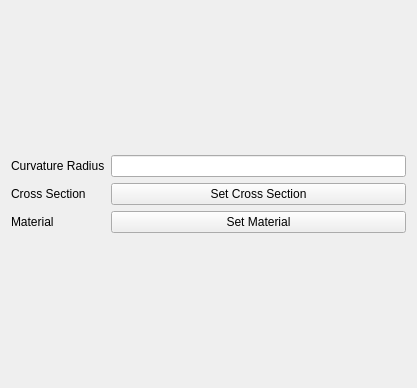
<?xml version="1.0" encoding="UTF-8"?>
<ui version="4.0">
 <class>Form</class>
 <widget class="QWidget" name="Form">
  <property name="geometry">
   <rect>
    <x>0</x>
    <y>0</y>
    <width>417</width>
    <height>388</height>
   </rect>
  </property>
  <property name="windowTitle">
   <string>Form</string>
  </property>
  <layout class="QGridLayout" name="gridLayout">
   <item row="0" column="0">
    <layout class="QGridLayout" name="gridLayout_2">
     <item row="0" column="0">
      <widget class="QLabel" name="label">
       <property name="text">
        <string>Curvature Radius</string>
       </property>
      </widget>
     </item>
     <item row="1" column="0">
      <widget class="QLabel" name="label_2">
       <property name="text">
        <string>Cross Section</string>
       </property>
      </widget>
     </item>
     <item row="1" column="1">
      <widget class="QPushButton" name="pushButton">
       <property name="text">
        <string>Set Cross Section</string>
       </property>
      </widget>
     </item>
     <item row="0" column="1">
      <widget class="QLineEdit" name="lineEdit"/>
     </item>
     <item row="2" column="0">
      <widget class="QLabel" name="label_3">
       <property name="text">
        <string>Material</string>
       </property>
      </widget>
     </item>
     <item row="2" column="1">
      <widget class="QPushButton" name="pushButton_2">
       <property name="text">
        <string>Set Material</string>
       </property>
      </widget>
     </item>
    </layout>
   </item>
  </layout>
 </widget>
 <resources/>
 <connections/>
</ui>
